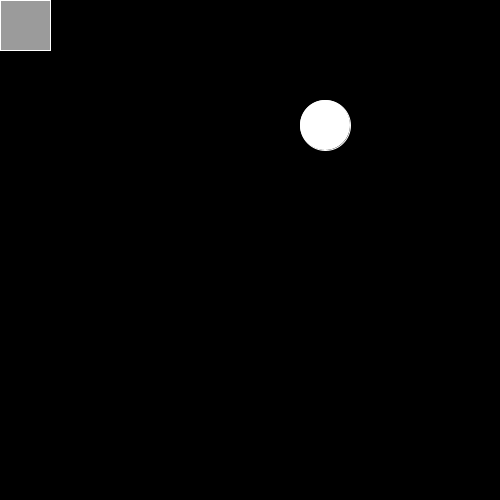
Frame 1 (no input)
Frame 60 (the mouse pressed at the canvas centre just before this capture): identical to frame 1, image omitted
Frame 120 (the mouse held since frame 60 and released just before this capture): identical to frame 1, image omitted

The Processing sketch that drew this single still picture (run headless with seeded random() and noise(); from frame 60 on, the mouse is pressed at the canvas centre):

// Processing sketch: ModuleOpgave_3_Robotje
// ── ModuleOpgave_3_Robotje.pde
//Thing to do:
//Add out of bounds, edge restrictions
//Add a place where you can drop payload off to reach a goal.
//Clean up code. I am thinking that the bunch of if statements in the keyPressed can be a lot prettier and smaller



final int size = 500; //The size is final because I don't want it changed in settings
final int arraySize= 10;

int[] coorRobot = new int[2];
int[] coorPayload = new int[2];

boolean shiftToggle = false;

void settings() {
  size(size, size); //by using settings you can appoint a variable to size
}

void setup() {
  coorPayload[0] = round(random(0, 9))*50;
  coorPayload[1] = round(random(0, 9))*50;
}

void draw() {
  background(0);
  stroke(255);
  //drawGrid(); //remove the comment// to draw a grid (used for testing mostly)
  robot();
  payload();
}

void robot() {
  drawRobot();
}

void payload() {
  drawPayload();
}

void drawRobot() {
  int x = coorRobot[0];
  int y = coorRobot[1];
  fill(155);
  square(x, y, size/10);
}

void drawPayload() {
  int x = coorPayload[0];
  int y = coorPayload[1];
  fill(255);                  
  ellipseMode(CORNER);
  circle(x, y, size/10);
}

void keyPressed() {
  if (key == CODED) {
    if (keyCode == RIGHT) {
      coorRobot[0] += 50;
    } else if (keyCode == LEFT) {
      coorRobot[0] -= 50;
    } else if (keyCode == UP) {
      coorRobot[1] -= 50;
    } else if (keyCode == DOWN) {
      coorRobot[1] += 50;
    }

    if (keyCode == SHIFT) {
      if (coorRobot[0] == coorPayload[0] && coorRobot[1] == coorPayload[1]) {
        shiftToggle = !shiftToggle;
      }
    }
    if (shiftToggle == true) {
      if (keyCode == RIGHT) {
        coorPayload[0] += 50;
      } else if (keyCode == LEFT) {
        coorPayload[0] -= 50;
      } else if (keyCode == UP) {
        coorPayload[1] -= 50;
      } else if (keyCode == DOWN) {
        coorPayload[1] += 50;
      }
    }
  }
  print(coorRobot[0], coorRobot[1], coorPayload[0], coorPayload[1], "\n");
  print("\n shiftToggle = ", shiftToggle, "\n");
}

void drawGrid() {
  for (int i = 0; i < height; i+=height/10) {
    line(0, i, width, i); 
    for (int j = 0; j < width; j+=width/10) {
      line(j, 0, j, height);
    }
  }
}
